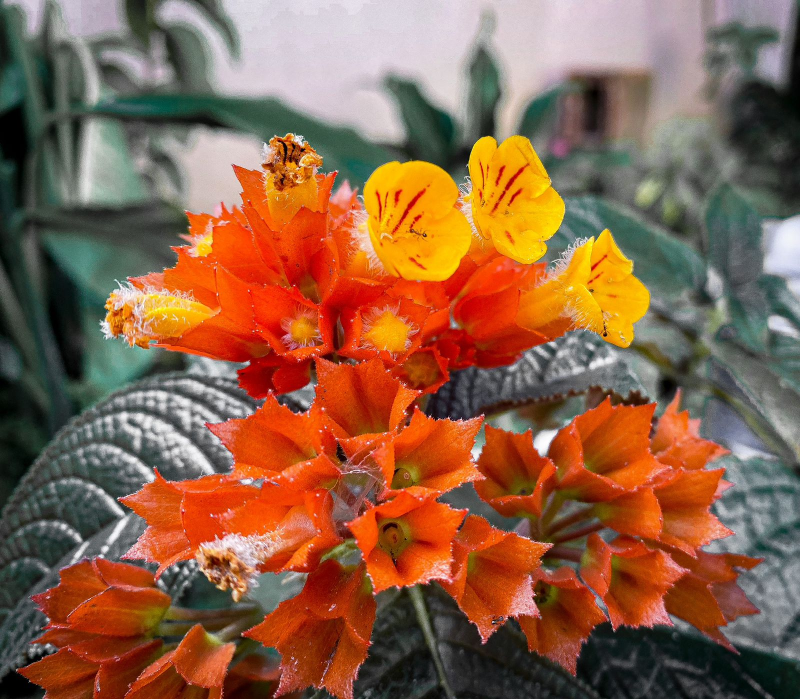
//> input picture flores_laranjas.jpeg, 1600 x 1398 px (shown at 1/2 size)
$ ./main   (built with g++ and OpenCV 4)
//> lines starting //> are read from the running program, lines starting //| are printed output that depends on the picture
// Função percorre toda a matriz da imagem (imagem em escala de cinza) e divide os valores dos pixels por 2.

#include <opencv2/opencv.hpp>
#include <iostream>
#include <string>

using namespace cv;
using namespace std;

void quantizeImage(Mat& src, Mat& dst, int totalLevels) {

    int interval = 256 / totalLevels; // Calcula o intervalo de quantização
    src.copyTo(dst); // cópia da imagem

    for (int y = 0; y < src.rows; y++) {
        for (int x = 0; x < src.cols; x++) {
            uchar& pixel = dst.at<uchar>(y, x);
            pixel = (pixel / interval) * interval + interval / 2; //substituir os valores da matriz
        }
    }
}

int main() {

    Mat src = imread("C:/Users/admin/Desktop/PI/src/imagens/flores_laranjas.jpeg", IMREAD_GRAYSCALE);
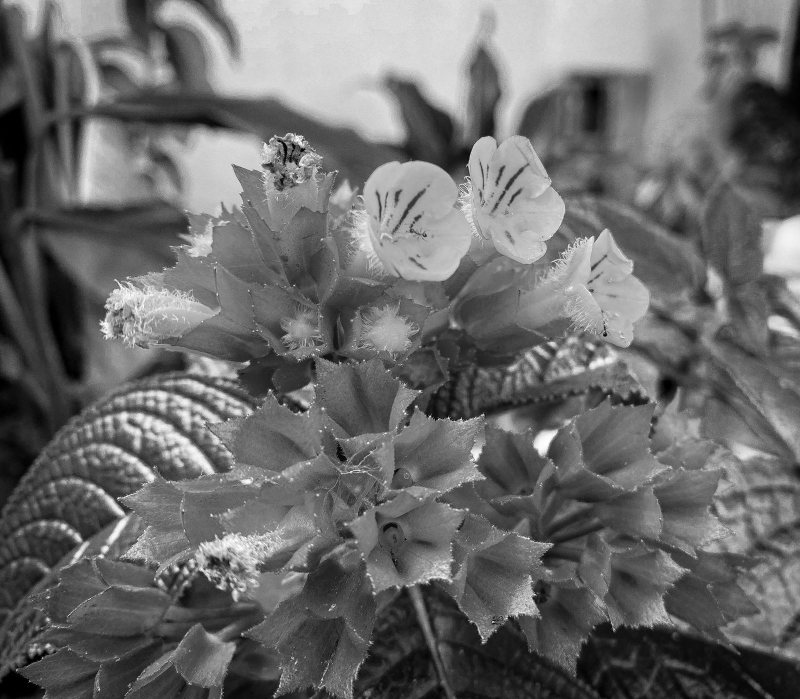
//> src: 1398 rows x 1600 cols, CV_8UC1 (shown at 1/2 size); min 0, max 255, mean 107.6
    if (src.empty()) {
        cout << "erro ao abrir a imagem" << endl;
        return -1;
    }

    double escalaImagem = 0.25;  //redimensionamento da imagem

    for (int totalLevels = 256; totalLevels >= 2; totalLevels /= 2) { //quantidade de níveis inicial/2 a cada interação
        Mat quantizedImage;
        quantizeImage(src, quantizedImage, totalLevels);

        // resize da imagem
        Mat redimencionarrImagem;
        resize(quantizedImage, redimencionarrImagem, Size(), escalaImagem, escalaImagem, INTER_LINEAR);

        //nome da janela
        string nomeJanela = "Quantizada - Níveis: " + to_string(totalLevels);
        imshow(nomeJanela, redimencionarrImagem);
        waitKey(0);
    }
//> this loop made 8 passes
//> pass 1, `resize(quantizedImage, redimencionarrImagem, Size(), escalaImagem, esc..`:
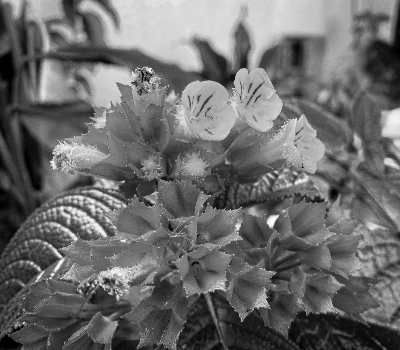
//> redimencionarrImagem: 350 rows x 400 cols, CV_8UC1; min 0, max 254, mean 107.6

    return 0;
}
